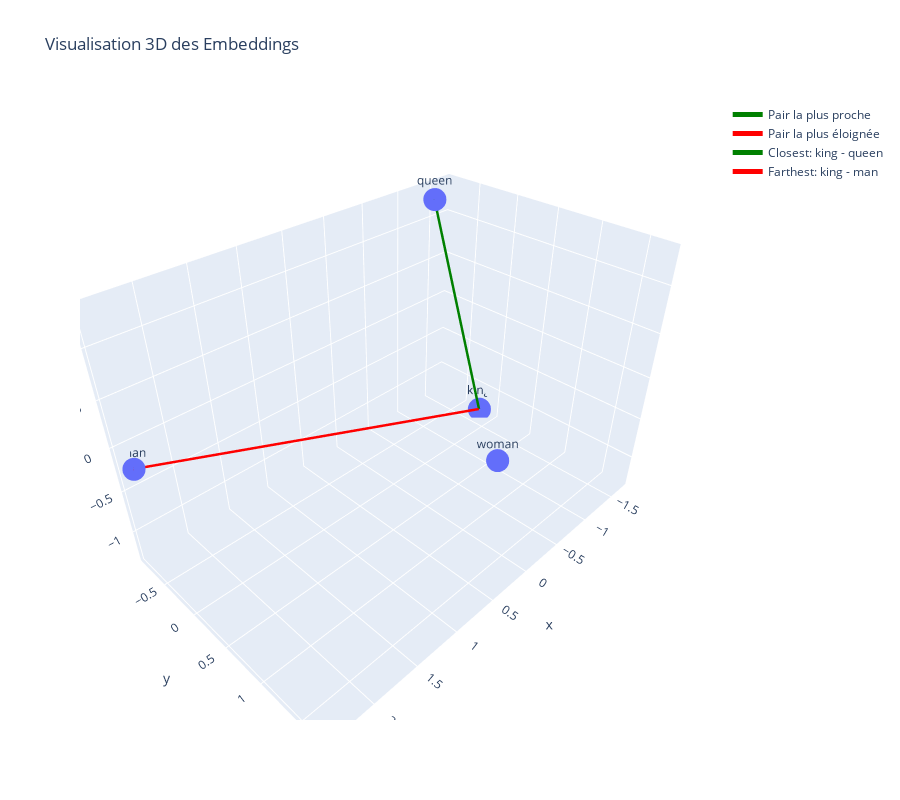

The code cell stored with this chart in its notebook:
### Code cell
import torch
import numpy as np
import pandas as pd
from transformers import BertTokenizer, BertModel
from sklearn.decomposition import PCA
import plotly.express as px

# Charger le modèle BERT et son tokenizer depuis HuggingFace
tokenizer = BertTokenizer.from_pretrained('bert-base-uncased')
model = BertModel.from_pretrained('bert-base-uncased')

def get_embedding(word):
    """
    Cette fonction génère l'embedding du mot donné en entrée en utilisant BERT.
    
    Paramètres :
    word (str) : Le mot dont on veut obtenir l'embedding.

    Retour :
    numpy.ndarray : L'embedding du mot en tant que tableau numpy.
    """
    # 1. Tokenisation du mot (convertir le mot en IDs de tokens pour BERT)
    tokens = tokenizer(word, return_tensors="pt")  # Retourne un dictionnaire avec les 'input_ids' et 'attention_mask'
    
    # 2. Conversion des IDs en tokens lisibles pour l'affichage
    readable_tokens = tokenizer.convert_ids_to_tokens(tokens["input_ids"].squeeze().tolist())

    # 3. Passage du mot dans le modèle BERT pour obtenir les embeddings
    output = model(**tokens)

    print("Mot:", word)
    print("Tokens lisibles:", readable_tokens)
    print("Tokens:", tokens)
    print("Shape de la sortie du modèle:", output.last_hidden_state.shape)  # Forme du tenseur d'embeddings
    print("Embedding du token [CLS] avant déconnexion des gradients:", output.last_hidden_state[:, 0, :].detach())  # extraction de l'embedding du token [CLS] pour chaque exemple dans le batch, retire ce tenseur du graphe de calcul des gradients
    print("\n")

    return output.last_hidden_state[:, 0, :].detach().numpy().flatten()

words = ["king", "woman", "man", "queen"]
embeddings = np.array([get_embedding(word) for word in words])

# Calcul du produit scalaire (dot product) entre les embeddings
def dot_product(A, B):
    """Calculer le produit scalaire entre deux vecteurs A et B"""
    return np.sum(A * B)

# Calcul de la norme d'un vecteur
def norm(A):
    """Calculer la norme (longueur) d'un vecteur A"""
    return np.sqrt(np.sum(A ** 2))

# Calcul de la similarité cosinus entre deux vecteurs A et B
def cosine_similarity_manual(A, B):
    """Calculer la similarité cosinus entre les vecteurs A et B"""
    return dot_product(A, B) / (norm(A) * norm(B))

# Calcul du produit scalaire et de la similarité cosinus pour chaque paire de mots
dot_products = np.zeros((len(words), len(words)))
cosine_similarities = np.zeros((len(words), len(words)))

for i in range(len(words)):
    for j in range(len(words)):
        dot_products[i, j] = dot_product(embeddings[i], embeddings[j])
        cosine_similarities[i, j] = cosine_similarity_manual(embeddings[i], embeddings[j])

# Remplacer les valeurs diagonales par NaN
np.fill_diagonal(dot_products, np.nan)
np.fill_diagonal(cosine_similarities, np.nan)

# Créer un dataframe pour afficher les résultats
df = pd.DataFrame(dot_products, columns=words, index=words)
df_cosine = pd.DataFrame(cosine_similarities, columns=words, index=words)

# Affichage des résultats
print("Produit scalaire (Dot Product) sans diagonale :\n", df)
print("\nSimilarité cosinus (Cosine Similarity) sans diagonale :\n", df_cosine)


# Calculer les indices des paires les plus proches et les plus éloignées
# Dot Product
dot_product_min_idx = np.unravel_index(np.nanargmin(dot_products), dot_products.shape)
dot_product_max_idx = np.unravel_index(np.nanargmax(dot_products), dot_products.shape)

# Cosine Similarity
cosine_min_idx = np.unravel_index(np.nanargmin(cosine_similarities), cosine_similarities.shape)
cosine_max_idx = np.unravel_index(np.nanargmax(cosine_similarities), cosine_similarities.shape)

# Résumé des résultats
print("\nDot Product - Les mots les plus éloignés :", words[dot_product_min_idx[0]], "et", words[dot_product_min_idx[1]], "avec un produit scalaire de", dot_products[dot_product_min_idx])
print("Dot Product - Les mots les plus proches :", words[dot_product_max_idx[0]], "et", words[dot_product_max_idx[1]], "avec un produit scalaire de", dot_products[dot_product_max_idx])

print("\nCosine Similarity - Les mots les plus éloignés :", words[cosine_min_idx[0]], "et", words[cosine_min_idx[1]], "avec une similarité cosinus de", cosine_similarities[cosine_min_idx])
print("Cosine Similarity - Les mots les plus proches :", words[cosine_max_idx[0]], "et", words[cosine_max_idx[1]], "avec une similarité cosinus de", cosine_similarities[cosine_max_idx])

pca = PCA(n_components=3)
embeddings_3d = pca.fit_transform(embeddings)

# Création d'un DataFrame pour la visualisation en 3D
df_plot = pd.DataFrame({
    "word": words,
    "x": embeddings_3d[:, 0],
    "y": embeddings_3d[:, 1],
    "z": embeddings_3d[:, 2]
})

# Création du scatter plot 3D avec Plotly Express
fig = px.scatter_3d(df_plot, x="x", y="y", z="z", text="word", 
                      title="Visualisation 3D des Embeddings")
fig.update_traces(textposition='top center')

# Agrandir la hauteur de la fenêtre du graphique
fig.update_layout(height=800)

# Liaison pour la paire la plus proche (selon cosine similarity)
# cosine_max_idx contient les indices des mots les plus proches
closest_idx1, closest_idx2 = cosine_max_idx[0], cosine_max_idx[1]
fig.add_scatter3d(
    x=[embeddings_3d[closest_idx1, 0], embeddings_3d[closest_idx2, 0]],
    y=[embeddings_3d[closest_idx1, 1], embeddings_3d[closest_idx2, 1]],
    z=[embeddings_3d[closest_idx1, 2], embeddings_3d[closest_idx2, 2]],
    mode='lines',
    line=dict(color='green', width=5),
    name='Pair la plus proche'
)

# Liaison pour la paire la plus éloignée (selon cosine similarity)
# cosine_min_idx contient les indices des mots les plus éloignés
farthest_idx1, farthest_idx2 = cosine_min_idx[0], cosine_min_idx[1]
fig.add_scatter3d(
    x=[embeddings_3d[farthest_idx1, 0], embeddings_3d[farthest_idx2, 0]],
    y=[embeddings_3d[farthest_idx1, 1], embeddings_3d[farthest_idx2, 1]],
    z=[embeddings_3d[farthest_idx1, 2], embeddings_3d[farthest_idx2, 2]],
    mode='lines',
    line=dict(color='red', width=5),
    name='Pair la plus éloignée'
)


# Affichage du graphique
fig.show()

### Figure 1 — Plotly figure (JSON) as saved in the notebook; plotly's stock layout.template omitted (floating-point values rounded to 4 significant figures)
{"data": [{"hovertemplate": "x=%{x}<br>y=%{y}<br>z=%{z}<br>word=%{text}<extra></extra>", "legendgroup": "", "marker": {"color": "#636efa", "symbol": "circle"}, "mode": "markers+text", "name": "", "scene": "scene", "showlegend": false, "text": ["king", "woman", "man", "queen"], "textposition": "top center", "type": "scatter3d", "x": [-1.665, 0.529, 2.402, -1.266], "y": [-0.1875, 1.711, -0.8578, -0.6659], "z": [-1.299, 0.2405, -0.2592, 1.318]}, {"line": {"color": "green", "width": 5}, "mode": "lines", "name": "Pair la plus proche", "type": "scatter3d", "x": [-1.665, -1.266], "y": [-0.1875, -0.6659], "z": [-1.299, 1.318]}, {"line": {"color": "red", "width": 5}, "mode": "lines", "name": "Pair la plus éloignée", "type": "scatter3d", "x": [-1.665, 2.402], "y": [-0.1875, -0.8578], "z": [-1.299, -0.2592]}, {"line": {"color": "green", "width": 5}, "mode": "lines", "name": "Closest: king - queen", "type": "scatter3d", "x": [-1.665, -1.266], "y": [-0.1875, -0.6659], "z": [-1.299, 1.318]}, {"line": {"color": "red", "width": 5}, "mode": "lines", "name": "Farthest: king - man", "type": "scatter3d", "x": [-1.665, 2.402], "y": [-0.1875, -0.8578], "z": [-1.299, -0.2592]}], "layout": {"height": 800, "legend": {"tracegroupgap": 0}, "scene": {"domain": {"x": [0, 1], "y": [0, 1]}, "xaxis": {"title": {"text": "x"}}, "yaxis": {"title": {"text": "y"}}, "zaxis": {"title": {"text": "z"}}}, "title": {"text": "Visualisation 3D des Embeddings"}}}
